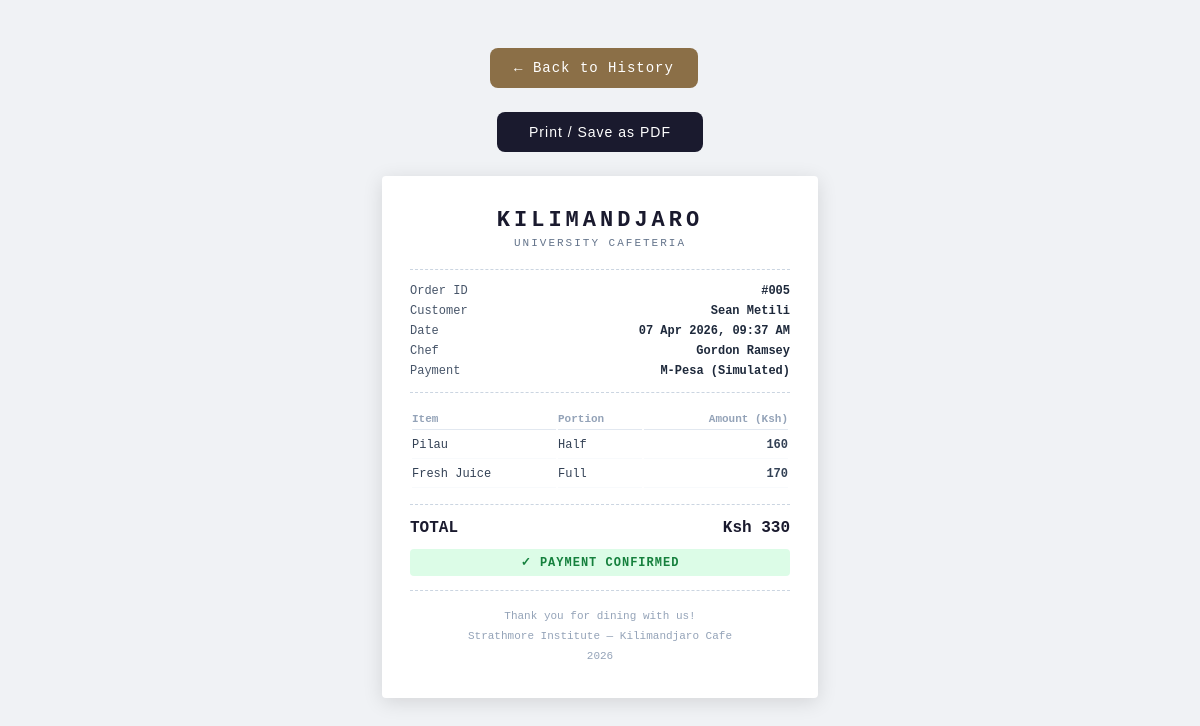
The app's page /Finance/Receipt.php?order_id=5 (signed in) with its own data.
### tables this page shows
CREATE TABLE `order` (
  `OrderID` int(11) NOT NULL,
  `UserID` int(11) NOT NULL,
  `ChefID` int(11) NOT NULL,
  `Status` enum('Pending','Paid','Preparing','Ready','Picked Up') NOT NULL DEFAULT 'Pending',
  `Total` int(11) NOT NULL,
  `Time` timestamp NOT NULL DEFAULT current_timestamp()
);

CREATE TABLE `registration` (
  `UserID` int(11) NOT NULL,
  `First_name` varchar(50) NOT NULL,
  `Last_name` varchar(50) NOT NULL,
  `Gender` enum('M','F') NOT NULL,
  `Password` varchar(255) NOT NULL
);

CREATE TABLE `chef` (
  `ChefID` int(11) NOT NULL,
  `First_name` varchar(50) NOT NULL,
  `Last_name` varchar(50) NOT NULL,
  `Gender` enum('M','F') NOT NULL,
  `Password` varchar(255) NOT NULL
);

CREATE TABLE `menu_option` (
  `OptionID` int(11) NOT NULL,
  `OrderID` int(11) NOT NULL,
  `ItemID` int(11) NOT NULL,
  `Quantity` enum('Half','Full') NOT NULL,
  `Price` int(11) NOT NULL
);

CREATE TABLE `menu` (
  `ItemID` int(11) NOT NULL,
  `Item` varchar(50) NOT NULL,
  `Category` enum('Lunch','Drinks','Pastry') NOT NULL,
  `Price` decimal(8,2) NOT NULL,
  `Quantity` int(11) NOT NULL DEFAULT 0,
  `Status` enum('In Stock','Out of Stock') NOT NULL DEFAULT 'In Stock'
);

### Finance/Receipt.php (the view, shortened to what this page needs)
<?php
include "../connection.php";
$order_id = intval($_GET['order_id'] ?? 0);
$user_id  = $_SESSION['UserID'];
$order = mysqli_fetch_assoc(mysqli_query($conn, "
    SELECT o.*, r.First_name, r.Last_name,
           c.First_name AS chef_fname, c.Last_name AS chef_lname
    FROM `order` o
    JOIN registration r ON o.UserID = r.UserID
    LEFT JOIN chef c ON o.ChefID = c.ChefID
    WHERE o.OrderID = $order_id AND o.UserID = '$user_id'
"));
$items_result = mysqli_query($conn, "
    SELECT m.Item, m.Category, mo.Quantity, mo.Price
    FROM menu_option mo
    JOIN menu m ON mo.ItemID = m.ItemID
    WHERE mo.OrderID = $order_id
");
$items = [];
while($i = mysqli_fetch_assoc($items_result)){
    $items[] = $i;
}
?>
<!DOCTYPE html>
<html>
<head>
</head>
<body>
<a href="PurchasHistory.php" class="back-btn">← Back to History</a>
<button class="print-btn" onclick="window.print()">Print / Save as PDF</button>
<div class="receipt">
    <div class="receipt-header">
        <h1>KILIMANDJARO</h1>
        <p>UNIVERSITY CAFETERIA</p>
    </div>
    <hr class="divider">
    <div class="info-row">
        <span>Order ID</span>
        <strong>#<?php echo str_pad($order['OrderID'],3,'0',STR_PAD_LEFT); ?></strong>
    </div>
    <div class="info-row">
        <span>Customer</span>
        <strong><?php echo $order['First_name'] . ' ' . $order['Last_name']; ?></strong>
    </div>
    <div class="info-row">
        <span>Date</span>
        <strong><?php echo date('d M Y, h:i A', strtotime($order['Time'])); ?></strong>
    </div>
    <div class="info-row">
        <span>Chef</span>
        <strong><?php echo $order['chef_fname'] ? $order['chef_fname'] . ' ' . $order['chef_lname'] : '—'; ?></strong>
    </div>
    <div class="info-row">
        <span>Payment</span>
        <strong>M-Pesa (Simulated)</strong>
    </div>
    <hr class="divider">
    <table class="items-table">
        <thead>
            <tr>
                <th>Item</th>
                <th>Portion</th>
                <th>Amount (Ksh)</th>
            </tr>
        </thead>
        <tbody>
        <?php foreach($items as $item){ ?>
            <tr>
                <td><?php echo $item['Item']; ?></td>
                <td><?php echo $item['Quantity']; ?></td>
                <td><?php echo number_format($item['Price']); ?></td>
            </tr>
        <?php } ?>
        </tbody>
    </table>
    <hr class="divider">
    <div class="total-row">
        <span>TOTAL</span>
        <span>Ksh <?php echo number_format($order['Total']); ?></span>
    </div>
    <div class="status-paid">✓ PAYMENT CONFIRMED</div>
    <hr class="divider">
    <div class="receipt-footer">
        Thank you for dining with us!<br>
        Strathmore Institute — Kilimandjaro Cafe<br>
        <?php echo date('Y'); ?>
    </div>
</div>
</body>
</html>

### Finance/Receipt.php (style rules this page uses)
body { font-family: 'Courier New', monospace; background: #f0f2f5; display: flex; flex-direction: column; align-items: center; padding: 40px 20px; }
.print-btn { background: #1a1a2e; color: white; border: none; padding: 12px 32px; border-radius: 8px; font-size: 14px; cursor: pointer; margin-bottom: 24px; letter-spacing: 1px; }
.back-btn { background: #8b6f47; color: white; border: none; padding: 12px 24px; border-radius: 8px; font-size: 14px; cursor: pointer; margin-bottom: 24px; margin-right: 12px; text-decoration: none; display: inline-block; letter-spacing: 1px; }
.receipt { background: white; width: 380px; padding: 32px 28px; border-radius: 4px; box-shadow: 0 4px 20px rgba(0,0,0,0.12); }
.receipt-header { text-align: center; margin-bottom: 20px; }
.receipt-header h1 { font-size: 22px; letter-spacing: 4px; color: #1a1a2e; margin: 0; }
.receipt-header p { font-size: 11px; color: #64748b; margin: 4px 0 0; letter-spacing: 2px; }
.divider { border: none; border-top: 1px dashed #cbd5e1; margin: 14px 0; }
.info-row { display: flex; justify-content: space-between; font-size: 12px; color: #475569; margin-bottom: 6px; }
.info-row strong { color: #1e293b; }
.items-table { width: 100%; margin: 8px 0; }
.items-table th { font-size: 11px; color: #94a3b8; font-weight: 600; padding: 4px 0; border-bottom: 1px solid #e2e8f0; text-align: left; }
.items-table th:last-child { text-align: right; }
.items-table td { font-size: 12px; color: #334155; padding: 6px 0; border-bottom: 1px solid #f8fafc; }
.items-table td:last-child { text-align: right; font-weight: 600; }
.total-row { display: flex; justify-content: space-between; font-size: 16px; font-weight: bold; color: #1a1a2e; margin-top: 10px; }
.status-paid { text-align: center; background: #dcfce7; color: #15803d; padding: 6px; border-radius: 4px; font-size: 12px; font-weight: bold; margin-top: 12px; letter-spacing: 1px; }
.receipt-footer { text-align: center; font-size: 11px; color: #94a3b8; margin-top: 16px; line-height: 1.8; }

### records on screen
order: OrderID "005", UserID.First_name "Sean", UserID.Last_name "Metili", Time "07 Apr 2026, 09:37 AM", ChefID.First_name "Gordon", ChefID.Last_name "Ramsey", Total "330"
menu_option: ItemID.Item "Pilau", Quantity "Half", Price "160"
menu_option: ItemID.Item "Fresh Juice", Quantity "Full", Price "170"
